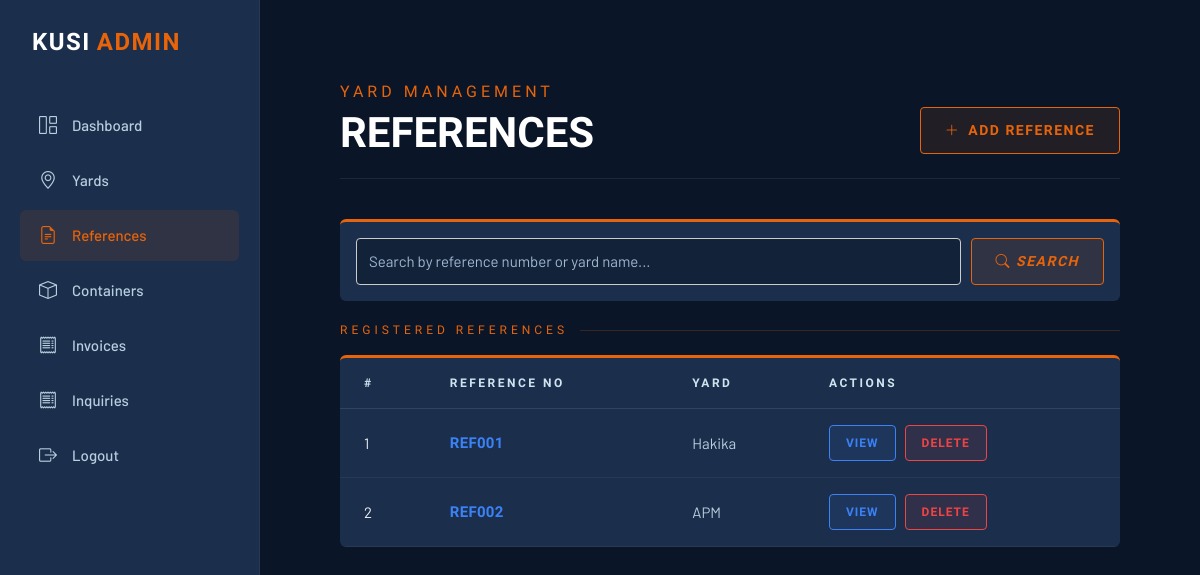
Page /references/ on the committed database.
### yard/models.py (models this page shows, shortened)
class Reference(models.Model):
    reference_no = models.CharField(max_length=120, unique=True)
    slug = models.SlugField(blank=True, unique=True)
    yard = models.ForeignKey(Yard, on_delete=models.CASCADE, related_name='references')
    def get_absolute_url(self):
        return reverse("reference_detail", kwargs={"slug": self.slug})

class Yard(models.Model):
    name = models.CharField(max_length=120)
    slug = models.SlugField(blank=True, unique=True)
    location = models.CharField(max_length=120, blank=True, null=True)
    capacity = models.PositiveIntegerField(default=0)

### yard/views.py (the view)
def reference_list(request):
    query = request.GET.get('q', '')
    references = Reference.objects.select_related('yard').all().order_by(
        'reference_no'
    )
    if query:
        references = references.filter(
            Q(reference_no__icontains=query) |
            Q(yard__name__icontains=query)
        )
    context = {
        'references': references,
        'query': query
    }
    return render(request, 'references/reference_list.html', context)

### yard/context_processors.py (called while the page is built)
def unread_inquiries(request):
    if not request.user.is_authenticated:
        return {}
    return {
        'unread_inquiry_count': Inquiry.objects.filter(
            status=Inquiry.Status.NEW
        ).count()
    }

### templates/references/reference_list.html (shortened to what this page needs)
{% extends 'base.html' %}
{% block content %}
<div class="kusi-wrapper">
    <div class="kusi-dashboard">
        <div class="page-header">
            <div>
                <div class="page-tag">Yard Management</div>
                <h1 class="page-title">References</h1>
            </div>
            <a
                href="{% url 'create_reference' %}"
                class="btn-kusi btn-kusi-primary">
                <i class="bi bi-plus-lg"></i>
                Add Reference
            </a>
        </div>
        <div class="kusi-card" style="margin-bottom: 20px; padding: 16px;">
            <form method="GET" action="{% url 'reference_list' %}" style="display: flex; gap: 10px;">
                <input
                    type="text"
                    name="q"
                    value="{{ query }}"
                    placeholder="Search by reference number or yard name..."
                    class="form-control"
                    style="flex: 1; padding: 8px 12px; border: 1px solid var(--gray-light, #ccc); border-radius: 4px;"
                >
                <button type="submit" class="btn-kusi btn-kusi-primary">
                    <i class="bi bi-search"> Search</i>
                </button>
            </form>
        </div>
        <div class="section-label">Registered References</div>
        <div class="kusi-card">
            <div class="table-responsive">
                <table>
                    <thead>
                        <tr>
                            <th>#</th>
                            <th>Reference No</th>
                            <th>Yard</th>
                            <th>Actions</th>
                        </tr>
                    </thead>
                    <tbody>
                        {% for ref in references %}
                        <tr>
                            <td>{{ forloop.counter }}</td>
                            <td>
                                <a href="{{ ref.get_absolute_url }}" class="yard-link">
                                    {{ ref.reference_no }}
                                </a>
                            </td>
                            <td style="color:var(--gray)">
                                {{ ref.yard.name }}
                            </td>
                            <td>
                                <a
                                    href="{{ ref.get_absolute_url }}"
                                    class="btn-kusi-sm btn-kusi-view">
                                    View
                                </a>
                                <a
                                    href="{% url 'delete_reference' ref.slug %}"
                                    class="btn-kusi-sm btn-kusi-delete">
                                    Delete
                                </a>
                            </td>
                        </tr>
                        {% endfor %}
                    </tbody>
                </table>
            </div>
        </div>
    </div>
</div>
{% endblock %}

### static/css/admin.css (style rules this page uses)
:root { --navy: #0a1628; --steel: #1b2e4b; --orange: #e8640a; --orange-light: #ff7c22; --white: #ffffff; --gray: #b8cfe0; --success: #22c55e; --warning: #f59e0b; --danger: #ef4444; --blue: #3b82f6; }
body { font-family: 'Barlow', sans-serif; background-color: var(--navy); color: var(--white); overflow-x: hidden; min-height: 100vh; }
.kusi-wrapper * { box-sizing: border-box; }
.kusi-card { background: var(--steel); border-top: 3px solid var(--orange); border-radius: 6px; overflow: hidden; margin-bottom: 32px; }
.kusi-dashboard table { width: 100%; border-collapse: collapse; }
.kusi-dashboard thead th { font-family: 'Barlow Condensed', sans-serif; font-size: 12px; letter-spacing: 2.5px; text-transform: uppercase; color: #d0e4f0; padding: 16px 24px; text-align: left; font-weight: 700; border-bottom: 1px solid rgba(255,255,255,0.1); }
.kusi-dashboard tbody tr { border-bottom: 1px solid rgba(255,255,255,0.05); transition: background 0.15s; }
.kusi-dashboard td { padding: 16px 24px; font-size: 15px; vertical-align: middle; color: #eaf2f8; }
.yard-link, .ref-link, .container-link { color: var(--orange-light); text-decoration: none; font-family: 'Barlow Condensed', sans-serif; font-weight: 700; letter-spacing: 0.3px; }
.yard-link, .ref-link { font-size: 17px; }
.section-label { font-family: 'Barlow Condensed', sans-serif; font-size: 12px; letter-spacing: 4px; text-transform: uppercase; color: var(--orange); display: flex; align-items: center; gap: 12px; margin-bottom: 16px; }
.section-label::after { content: ''; flex: 1; height: 1px; background: rgba(232,100,10,0.2); }
.btn-kusi { font-family: 'Barlow Condensed', sans-serif; font-weight: 700; font-size: 14px; letter-spacing: 1.5px; text-transform: uppercase; padding: 12px 24px; cursor: pointer; text-decoration: none; transition: all 0.2s; border-radius: 4px; display: inline-flex; align-items: center; gap: 8px; border: 1px solid transparent; }
.btn-kusi-primary { background: rgba(232,100,10,0.1); border-color: var(--orange); color: var(--orange); }
.btn-kusi-sm { font-family: 'Barlow Condensed', sans-serif; font-weight: 700; font-size: 12px; letter-spacing: 1px; text-transform: uppercase; padding: 8px 16px; cursor: pointer; text-decoration: none; transition: all 0.2s; border-radius: 4px; display: inline-flex; align-items: center; gap: 6px; border: 1px solid transparent; margin-right: 6px; white-space: nowrap; }
.btn-kusi-view { background: rgba(59,130,246,0.1); border-color: var(--blue); color: var(--blue); }
.btn-kusi-delete { background: rgba(239,68,68,0.1); border-color: var(--danger); color: var(--danger); }
.kusi-form-card form input[type="text"], .kusi-form-card form input[type="number"], .kusi-form-card form input[type="email"], .kusi-form-card form input[type="tel"], .kusi-form-card form input[type="date"], .kusi-form-card form textarea, .kusi-form-card form select, .kusi-dashboard input[type="text"], .kusi-dashboard input[type="date"], .kusi-dashboard input[type="number"], .kusi-dashboard input[type="email"], .kusi-dashboard input[type="tel"], .kusi-dashboard textarea, .kusi-dashboard select { width: 100%; background: rgba(10,22,40,0.5); border: 1px solid rgba(255,255,255,0.1); color: var(--white); padding: 11px 14px; font-family: 'Barlow', sans-serif; font-size: 15px; outline: none; border-radius: 4px; transition: border-color 0.2s, background 0.2s; }
.kusi-form-card form input::placeholder, .kusi-form-card form textarea::placeholder, .kusi-dashboard input::placeholder, .kusi-dashboard textarea::placeholder { color: #9fb8d0; }
.kusi-wrapper { display: flex; gap: 20px; min-height: calc(100vh - 40px); align-items: stretch; }
.kusi-dashboard { flex: 1; font-family: 'Barlow', sans-serif; background: var(--navy); color: var(--white); padding: 40px; border-radius: 8px; overflow: hidden; }
.kusi-dashboard .page-header { display: flex; justify-content: space-between; align-items: flex-end; margin-bottom: 40px; padding-bottom: 24px; border-bottom: 1px solid rgba(255,255,255,0.08); }
.kusi-dashboard .page-tag { font-family: 'Barlow Condensed', sans-serif; font-size: 16px; letter-spacing: 4px; text-transform: uppercase; color: var(--orange); margin-bottom: 8px; }
.kusi-dashboard .page-header .page-title { font-family: 'Barlow Condensed', sans-serif; font-size: 42px; font-weight: 900; text-transform: uppercase; line-height: 1; margin: 0; }
.kusi-dashboard .page-header { align-items: center; }

### rows in the picture
Reference: reference_no "REF001", yard.name "Hakika"
Reference: reference_no "REF002", yard.name "APM"
